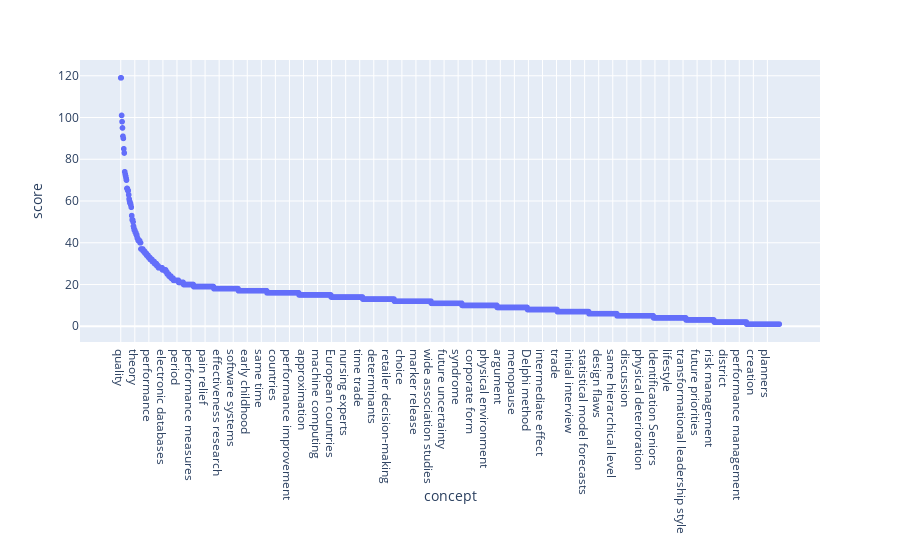

Notebook code for this chart:
### Code cell
px.scatter(df_by_year.query("year==2013"), x="concept", y="score")

### Figure 1 — Plotly figure (JSON) as saved in the notebook; plotly's stock layout.template omitted (floating-point values rounded to 4 significant figures; data arrays with more than 128 entries replaced by an {"elided": "..."} marker saying what was removed)
{"data": [{"hoverlabel": {"namelength": 0}, "hovertemplate": "concept=%{x}<br>score=%{y}", "legendgroup": "", "marker": {"color": "#636efa", "symbol": "circle"}, "mode": "markers", "name": "", "showlegend": false, "type": "scattergl", "uid": "8610f628-6fde-4839-986c-5eccf767d2c3", "x": {"elided": "1500 str values"}, "xaxis": "x", "y": {"elided": "1500 int values"}, "yaxis": "y"}], "layout": {"autosize": true, "grid": {"xaxes": ["x"], "xgap": 0.1, "xside": "bottom", "yaxes": ["y"], "ygap": 0.1, "yside": "left"}, "legend": {"tracegroupgap": 0}, "margin": {"t": 60}, "xaxis": {"autorange": true, "range": [-91.91, 1591.0], "title": {"text": "concept"}, "type": "category"}, "yaxis": {"autorange": true, "range": [-9.065, 129.1], "title": {"text": "score"}, "type": "linear"}}}
